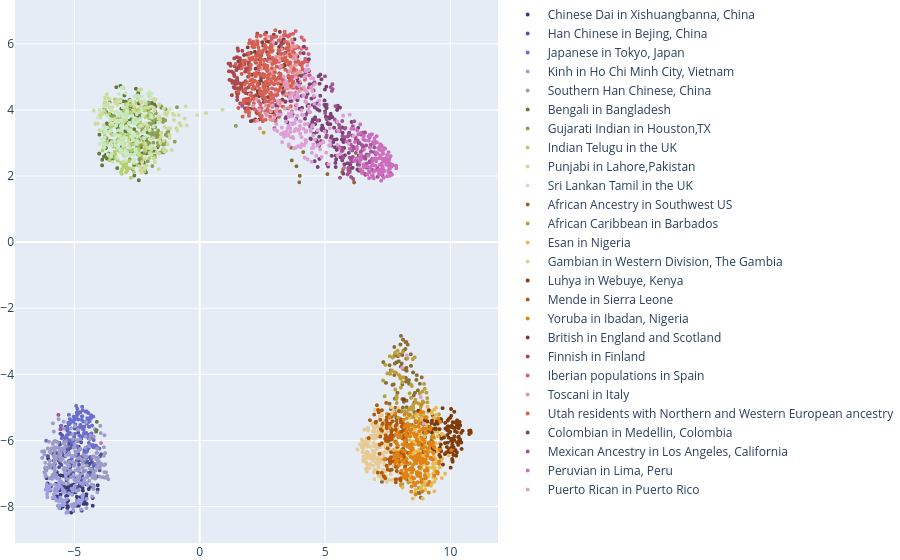

Notebook source saved alongside this figure:
### Code cell
# Look at the UMAP projection
in_data = proj_umap_gt
dim1 = 0
dim2 = 1

traces = []

for cont in continents:
    for pop in pop_by_continent[cont]:
        proj_subset = in_data[indices_of_population_members[pop]]

        # Convert the colour string from hex "#xxxxxx" to "(r,g,b)"
        color_string = str(int('0x' + color_dict[pop][1:3].upper(),16)) + ',' + \
        str(int('0x' + color_dict[pop][3:5].upper(),16)) + ',' + \
        str(int('0x' + color_dict[pop][5:7].upper(),16))
        
        temp_trace = go.Scattergl(
            x=proj_subset[:,0],
            y=proj_subset[:,1],
            name=name_by_code[pop],
            mode='markers',
            marker=dict(
                size=2,
                color='rgba('+color_string+',0.9)',
                line=dict(
                    color='rgb('+color_string+')',
                    width=2
                )
            )
        )
        traces.append(temp_trace)
        
layout = go.Layout(
    margin=dict(
        l=0,
        r=0,
        b=0,
        t=0
    )
)

fig = go.Figure(data=traces, layout=layout)
plotly.offline.iplot(fig)
